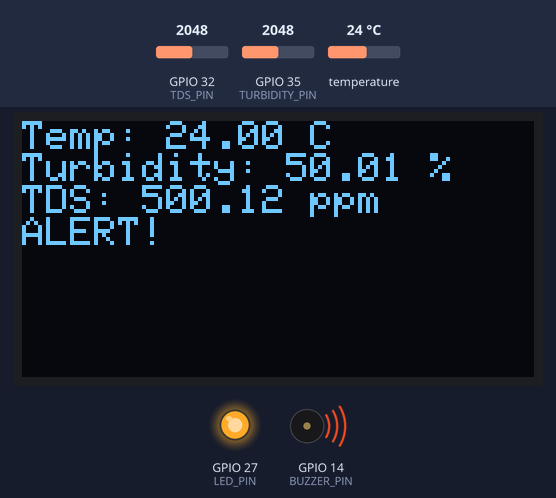
Recording of a sketch running on a simulated ESP32. Parts: 128×64 one-colour display, output pins drawn as LEDs (lit = HIGH), buzzer (waves = sounding, pin HIGH). The test bench sets the inputs (shaded band); at power-on: temperature 24 °C, GPIO 32 (TDS_PIN) = 2048, GPIO 35 (TURBIDITY_PIN) = 2048. WiFi joins after 1.5 s; servers stay silent unless stated.

Above: at 5.2 s.
5.3 s: temperature set to 12 °C
At 7.8 s:
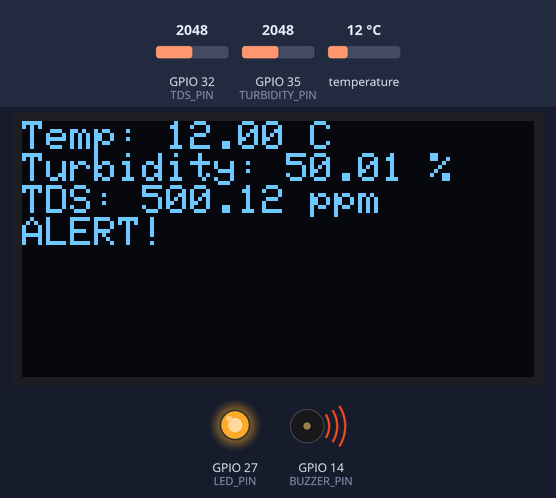
8.1 s: GPIO 32 (TDS_PIN) set to 2866
At 9.3 s:
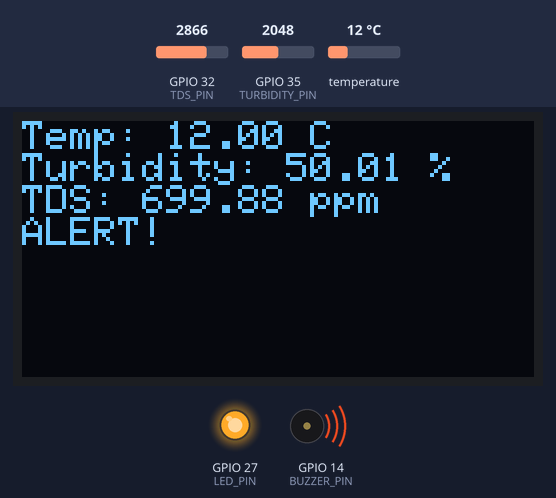
10.1 s: GPIO 35 (TURBIDITY_PIN) set to 2866
At 11.8 s:
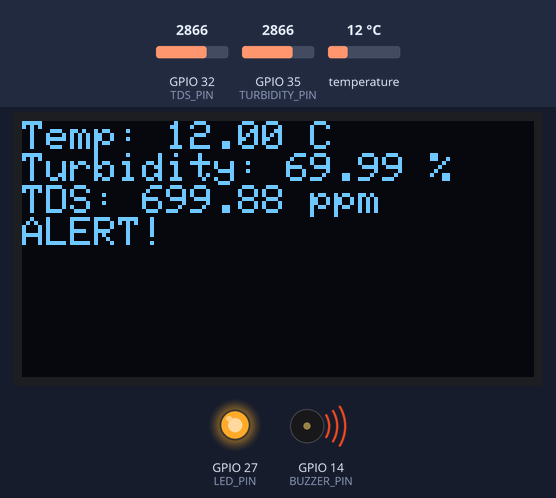
12.1 s: temperature set to 19 °C
14.1 s: GPIO 32 (TDS_PIN) set to 3603
At 15.1 s:
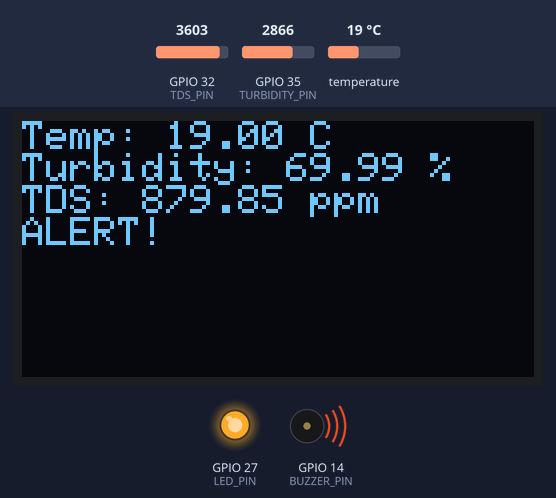
16.1 s: GPIO 35 (TURBIDITY_PIN) set to 3603
At 17.8 s:
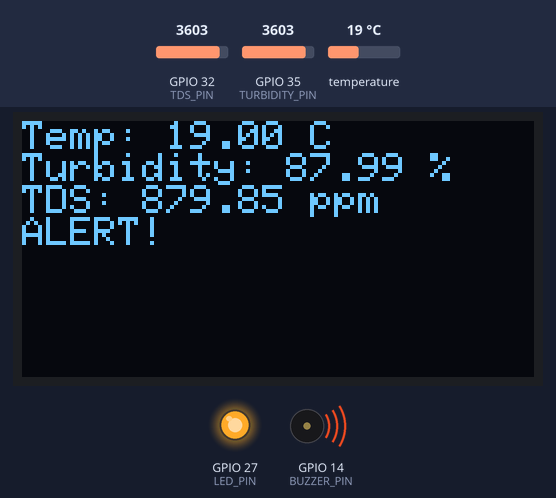
Timing chart, 0 to 19.1 s (numbered marks = the images above; inputs shaded):
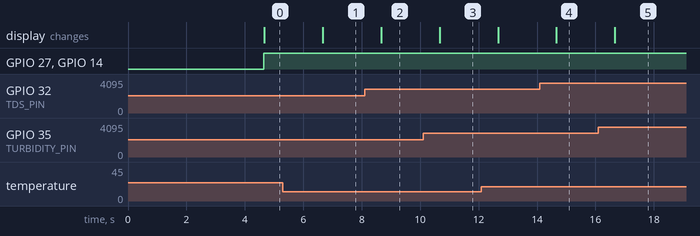

The sketch:

water_quality.ino
```cpp
// IoT Water Quality Monitoring System
// Author: Akshaj C P
// Features: Temperature, Turbidity, TDS monitoring with ESP32, Blynk, and OLED

#define BLYNK_TEMPLATE_ID "YOUR_TEMPLATE_ID"
#define BLYNK_TEMPLATE_NAME "Water Quality Monitoring"
#define BLYNK_AUTH_TOKEN "YOUR_AUTH_TOKEN"

#include <WiFi.h>
#include <BlynkSimpleEsp32.h>
#include <SPI.h>
#include <Adafruit_GFX.h>
#include <Adafruit_SSD1306.h>
#include <OneWire.h>
#include <DallasTemperature.h>

// WiFi credentials
char ssid[] = "YOUR_WIFI";
char pass[] = "YOUR_PASSWORD";

// OLED display settings
#define SCREEN_WIDTH 128
#define SCREEN_HEIGHT 64

#define OLED_MOSI 23
#define OLED_CLK  18
#define OLED_DC   2
#define OLED_CS   5
#define OLED_RST  4

Adafruit_SSD1306 display(SCREEN_WIDTH, SCREEN_HEIGHT,
                         OLED_MOSI, OLED_CLK,
                         OLED_DC, OLED_RST,
                         OLED_CS);

// Temperature sensor (DS18B20)
#define ONE_WIRE_BUS 15
OneWire oneWire(ONE_WIRE_BUS);
DallasTemperature sensors(&oneWire);

// Sensor pins
#define TURBIDITY_PIN 35
#define TDS_PIN 32

// Alert pins
#define LED_PIN 27
#define BUZZER_PIN 14

float temp = 0;
float turbidity = 0;
float tds = 0;

BlynkTimer timer;

// Function to read sensors and update system
void sendData() {

  // Read temperature
  sensors.requestTemperatures();
  temp = sensors.getTempCByIndex(0);

  // Read turbidity
  int turbRaw = analogRead(TURBIDITY_PIN);
  turbidity = (turbRaw / 4095.0) * 100.0;

  // Read TDS
  int tdsRaw = analogRead(TDS_PIN);
  tds = (tdsRaw / 4095.0) * 1000.0;

  // Check danger conditions
  bool danger = (temp < 20 || temp > 32 || turbidity > 60 || tds > 500);

  digitalWrite(LED_PIN, danger);
  digitalWrite(BUZZER_PIN, danger);

  // Send data to Blynk
  Blynk.virtualWrite(V0, temp);
  Blynk.virtualWrite(V1, 7.0); // Placeholder for pH
  Blynk.virtualWrite(V2, turbidity);
  Blynk.virtualWrite(V3, tds);

  // Display data on OLED
  display.clearDisplay();
  display.setTextSize(1);
  display.setTextColor(SSD1306_WHITE);
  display.setCursor(0, 0);

  display.print("Temp: ");
  display.print(temp);
  display.println(" C");

  display.print("Turbidity: ");
  display.print(turbidity);
  display.println(" %");

  display.print("TDS: ");
  display.print(tds);
  display.println(" ppm");

  if (danger) {
    display.println("ALERT!");
  }

  display.display();
}

void setup() {
  Serial.begin(115200);

  pinMode(LED_PIN, OUTPUT);
  pinMode(BUZZER_PIN, OUTPUT);

  sensors.begin();

  display.begin(SSD1306_SWITCHCAPVCC);
  display.clearDisplay();
  display.display();

  Blynk.begin(BLYNK_AUTH_TOKEN, ssid, pass);

  // Run sendData every 2 seconds
  timer.setInterval(2000L, sendData);
}

void loop() {
  Blynk.run();
  timer.run();
}
```

Measured:
- after the input at 5.3 s, the display: changes after 1.4 s (image 1)
- after the input at 8.1 s, the display: changes after 0.57 s (image 2)
- after the input at 10.1 s, the display: changes after 0.57 s (image 3)
- after the input at 14.1 s, the display: changes after 0.57 s (image 4)
- after the input at 16.1 s, the display: changes after 0.57 s (image 5)
